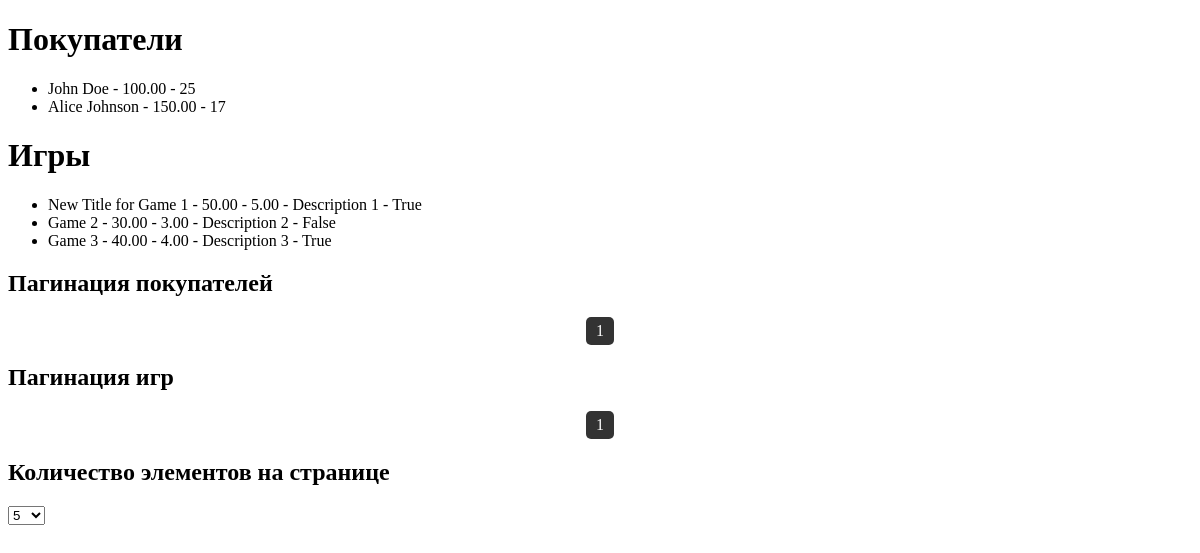
The app's page /task6/view_objects_with_pagination/, older data.
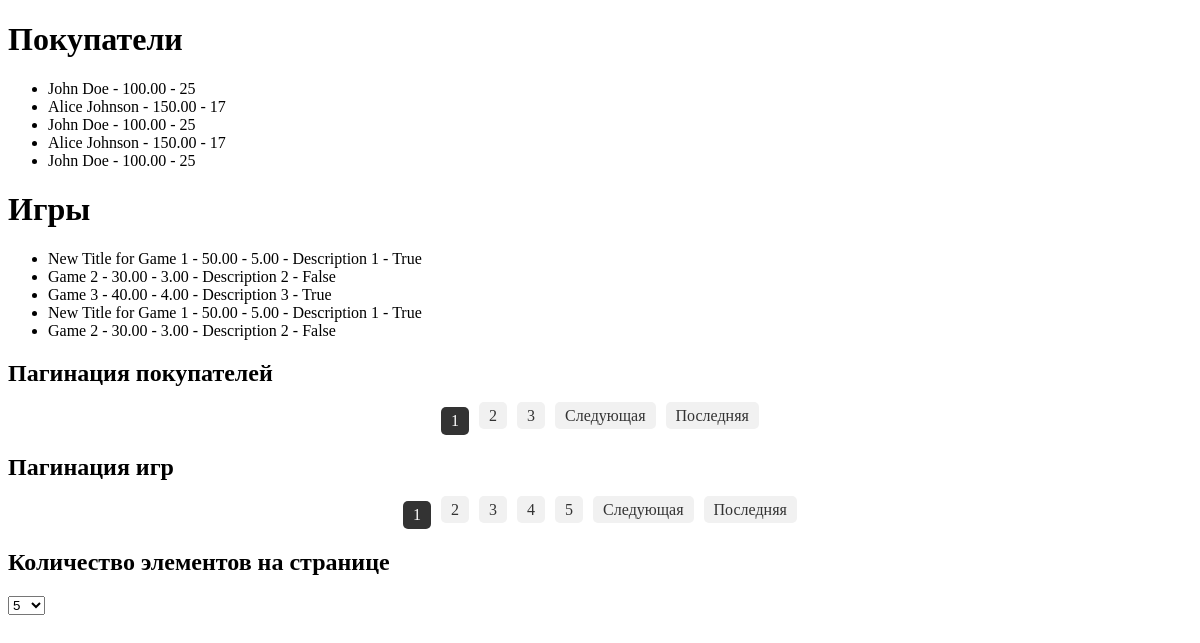
The same page, newer data.
### task6/models.py (models this page shows, shortened)
class Buyer(models.Model):
    name = models.CharField(max_length=100)
    balance = models.DecimalField(max_digits=10, decimal_places=2)
    age = models.IntegerField()

class Game(models.Model):
    title = models.CharField(max_length=100)
    cost = models.DecimalField(max_digits=10, decimal_places=2)
    size = models.DecimalField(max_digits=10, decimal_places=2)
    description = models.TextField()
    age_limited = models.BooleanField(default=False)
    buyer = models.ManyToManyField(Buyer, related_name='games')

### task6/views.py (the view)
# urls.py: path('view_objects_with_pagination/', view_objects_with_pagination, name='view_objects_with_pagination'),
def view_objects_with_pagination(request):
    items_per_page = request.GET.get('items_per_page', '5')
    items_per_page = int(items_per_page) if items_per_page.isdigit() else 5
    all_buyers = Buyer.objects.all()
    all_games = Game.objects.all()
    paginator_buyers = Paginator(all_buyers, items_per_page)
    page_buyers = request.GET.get('page_buyers')
    try:
        buyers = paginator_buyers.page(page_buyers)
    except PageNotAnInteger:
        buyers = paginator_buyers.page(1)
    except EmptyPage:
        buyers = paginator_buyers.page(paginator_buyers.num_pages)
    paginator_games = Paginator(all_games, items_per_page)
    page_games = request.GET.get('page_games')
    try:
        games = paginator_games.page(page_games)
    except PageNotAnInteger:
        games = paginator_games.page(1)
    except EmptyPage:
        games = paginator_games.page(paginator_games.num_pages)
    context = {
        'buyers': buyers,
        'games': games,
        'items_per_page': items_per_page,
    }
    return render(request, 'task6/view_objects_with_pagination.html', context)

### templates/task6/view_objects_with_pagination.html (shortened to what this page needs)
<!DOCTYPE html>
<html lang="en">
<head>
</head>
<body>
    <h1>Покупатели</h1>
    <ul>
        {% for buyer in buyers %}
            <li>{{ buyer.name }} - {{ buyer.balance }} - {{ buyer.age }}</li>
        {% endfor %}
    </ul>
    <h1>Игры</h1>
    <ul>
        {% for game in games %}
            <li>{{ game.title }} - {{ game.cost }} - {{ game.size }} - {{ game.description }} - {{ game.age_limited }}</li>
        {% endfor %}
    </ul>
    <h2>Пагинация покупателей</h2>
    <ul class="pagination">
        {% for num in buyers.paginator.page_range %}
            {% if buyers.number == num %}
                <li class="current">{{ num }}</li>
            {% else %}
                <li><a href="?page_buyers={{ num }}&items_per_page={{ items_per_page }}">{{ num }}</a></li>
            {% endif %}
        {% endfor %}
        {% if buyers.has_next %}
            <li><a href="?page_buyers={{ buyers.next_page_number }}&items_per_page={{ items_per_page }}">Следующая</a></li>
            <li><a href="?page_buyers={{ buyers.paginator.num_pages }}&items_per_page={{ items_per_page }}">Последняя</a></li>
        {% endif %}
    </ul>
    <h2>Пагинация игр</h2>
    <ul class="pagination">
        {% for num in games.paginator.page_range %}
            {% if games.number == num %}
                <li class="current">{{ num }}</li>
            {% else %}
                <li><a href="?page_games={{ num }}&items_per_page={{ items_per_page }}">{{ num }}</a></li>
            {% endif %}
        {% endfor %}
        {% if games.has_next %}
            <li><a href="?page_games={{ games.next_page_number }}&items_per_page={{ items_per_page }}">Следующая</a></li>
            <li><a href="?page_games={{ games.paginator.num_pages }}&items_per_page={{ items_per_page }}">Последняя</a></li>
        {% endif %}
    </ul>
    <h2>Количество элементов на странице</h2>
    <form method="get">
        <select name="items_per_page" onchange="this.form.submit()">
            <option value="5" {% if items_per_page == 5 %}selected{% endif %}>5</option>
        </select>
    </form>
</body>
</html>

### templates/task6/view_objects_with_pagination.html (style rules this page uses)
.pagination { display: flex; justify-content: center; list-style-type: none; padding: 0; }
.pagination li { margin: 0 5px; }
.pagination a { text-decoration: none; padding: 5px 10px; background-color: #f1f1f1; color: #333; border-radius: 5px; }
.pagination .current { padding: 5px 10px; background-color: #333; color: #fff; border-radius: 5px; }

Row changes from the older to the newer data that the page shows:
added Buyer: name "John Doe", balance "100.00", age "25"
added Buyer: name "Alice Johnson", balance "150.00", age "17"
added Buyer: name "John Doe", balance "100.00", age "25"
added Game: title "New Title for Game 1", cost "50.00", size "5.00", description "Description 1", age_limited "True"
added Game: title "Game 2", cost "30.00", size "3.00", description "Description 2", age_limited "False"
Text that changed along with them:
new list line: "2"
new list line: "3"
text now shown: "Следующая Последняя Следующая Последняя"
new list line: "4"
new list line: "5"
